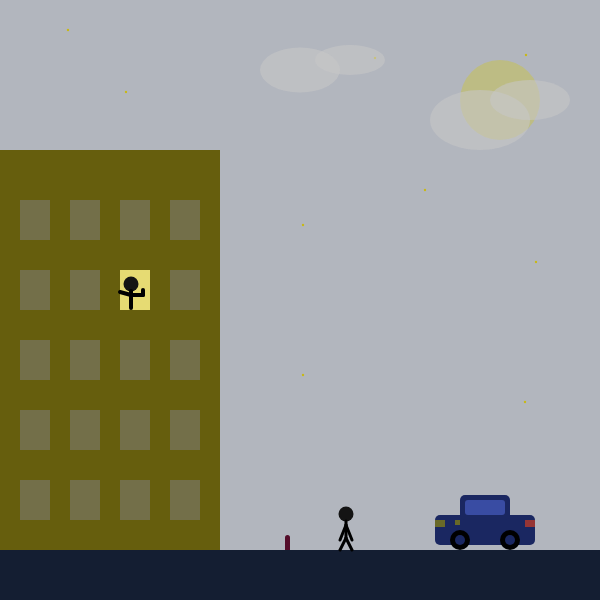
Frame 1 (no input)
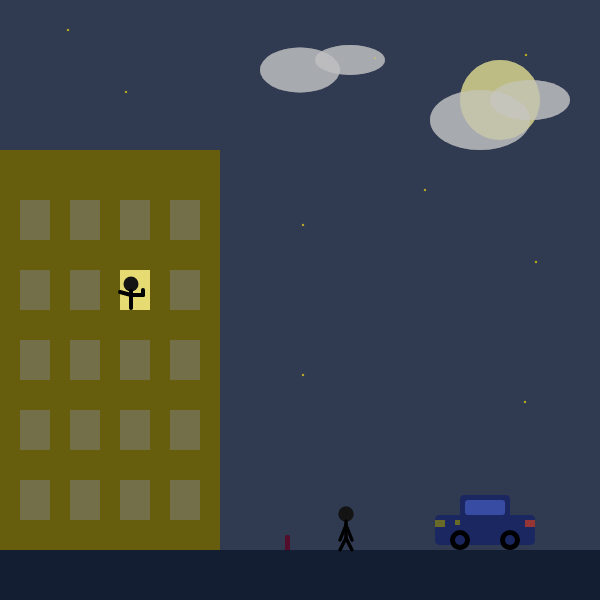
Frame 60 (no input)
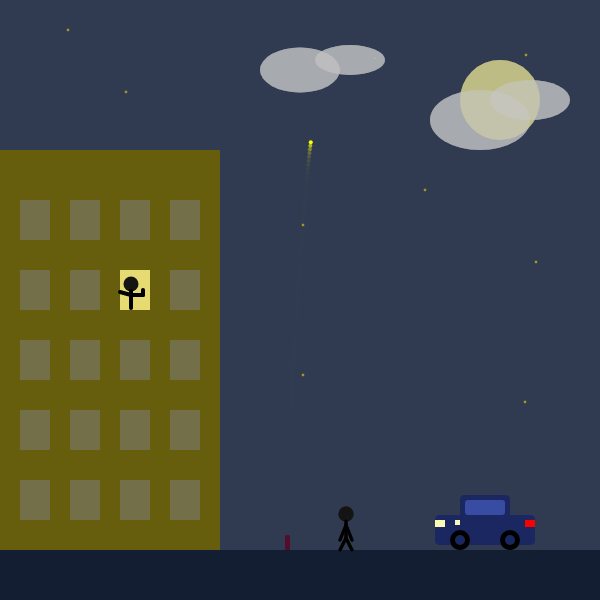
Frame 120 (the mouse pressed at the canvas centre since frame 60)

The p5.js sketch that drew these frames (run headless with seeded random() and noise() and a simulated clock; from frame 60 on, the mouse is pressed at the canvas centre):

// p5.js sketch
// ── sketch.js
let lastTime = 0;

let carAnimation = { lightsTimer: 0, lightsOn: false };
let angryAnimation = { handShakeTimer: 0, handShaking: false };

let tails = [];
let explosions = [];
const colorPalette = [
    { r: 255, g: 255, b: 255 }, // white
    { r: 0, g: 0, b: 255 }, //blue
    { r: 255, g: 0, b: 0 }, // red
    { r: 255, g: 255, b: 0 }, // yellow
    { r: 0, g: 255, b: 0 }, // green
];

function setup() {
    createCanvas(600, 600);
}

function draw() {
    background(50, 60, 80, 95);

    drawBackground();
    drawCar();
    drawTails();

    drawExplosions();
}

function drawExplosions() {
    // if (millis() - lastTime > 1000) {
    //     explosions.push(new Explosion(width / 2, height / 2));
    //     lastTime = millis();
    // }

    explosions.forEach((explosion) => {
        explosion.fly();
    });

    explosions = explosions.filter((explosion) => explosion.active);
}

function drawTails() {
    if (millis() - lastTime > 1000) {
        tails.push(new Tail(285, 530, random(colorPalette)));
        lastTime = millis();
    }

    tails.forEach((tail) => {
        tail.fly();
    });

    tails = tails.filter((tail) => tail.particle.active);
}

function mousePressed() {
    console.log(mouseX, mouseY);
}

function drawBackground() {
    //ground
    noStroke();
    fill(20, 30, 50);
    rect(0, height - 50, width, height - 50);

    //stars
    stroke(199, 184, 26);
    strokeWeight(random(1, 3));
    point(68, 30);
    point(126, 92);
    point(375, 58);
    point(526, 55);
    point(536, 262);
    point(425, 190);
    point(303, 225);
    point(303, 375);
    point(525, 402);

    // building
    fill(102, 94, 13);
    noStroke();
    rect(0, 150, 220, height - 200);
    // windows
    noStroke();
    for (let i = 0; i < 5; i++) {
        for (let j = 0; j < 4; j++) {
            if (i === 1 && j === 2) {
                fill(230, 219, 115);
            } else {
                fill(115, 111, 73);
            }
            rect(20 + j * 50, 200 + i * 70, 30, 40);
        }
    }

    // box
    fill(84, 13, 42);
    rect(285, 535, 5, 15, 5, 5, 0, 0);
}

function drawCar() {
    // car body
    fill(26, 39, 97);
    rect(435, 515, 100, 30, 5, 5);
    // Car roof
    rect(460, 495, 50, 25, 5, 5);
    // windows
    fill(57, 76, 163);
    rect(465, 500, 40, 15, 3, 3);

    // wheels
    fill(0);
    ellipse(460, 540, 20);
    ellipse(510, 540, 20);
    fill(26, 39, 97);
    ellipse(460, 540, 10);
    ellipse(510, 540, 10);

    // lights
    if (millis() - carAnimation.lightsTimer > 1000) {
        carAnimation.lightsOn = !carAnimation.lightsOn;
        carAnimation.lightsTimer = millis();
    }

    if (carAnimation.lightsOn) {
        fill(250, 0, 0); // bright red
        rect(525, 520, 10, 7);
        fill(250, 250, 182); // bright yellow
        rect(435, 520, 10, 7);
        rect(455, 520, 5, 5);
    } else {
        fill(150, 53, 53); //  red
        rect(525, 520, 10, 7);

        fill(105, 105, 40); //  yellow
        rect(435, 520, 10, 7);
        rect(455, 520, 5, 5);
    }

    // person
    fill(20);
    noStroke();
    ellipse(131, 284, 15);

    stroke(0);
    strokeWeight(4);
    line(131, 291, 131, 308);

    line(131, 295, 120, 292); //left arm

    if (millis() - angryAnimation.handShakeTimer > 150) {
        angryAnimation.handShaking = !angryAnimation.handShaking;
        angryAnimation.handShakeTimer = millis();
    }

    if (angryAnimation.handShaking) {
        line(143, 295, 146, 290);
    } else {
        line(143, 295, 143, 290);
    }
    line(131, 295, 143, 295);

    // person 2
    fill(20);
    noStroke();
    ellipse(346, 514, 15);
    // rect(343, 521, 5, 19, 3, 3);
    stroke(0);
    strokeWeight(3);
    line(346, 521, 346, 538);
    line(346, 538, 340, 550);
    line(346, 538, 352, 550);
    line(346, 525, 340, 540);
    line(346, 525, 352, 540);

    // moon
    fill(189, 188, 132);
    noStroke();
    ellipse(500, 100, 80);

    // cloud
    fill(200, 200, 200, 150);
    noStroke();
    ellipse(480, 120, 100, 60);
    ellipse(530, 100, 80, 40);
    ellipse(350, 60, 70, 30);
    ellipse(300, 70, 80, 45);
}

// ── explosion.js
class Explosion {
    constructor(x, y) {
        this.x = x;
        this.y = y;
        this.particles = [];
        this.boom();
        this.active = true;
    }

    boom() {
        for (let i = 0; i < 20; i++) {
            let c = random(colorPalette);
            this.particles.push(
                new Particle({
                    velocity: p5.Vector.random2D().mult(random(0.1, 2)),
                    px: this.x,
                    py: this.y,
                    color: {
                        r: c.r,
                        g: c.g,
                        b: c.b,
                        fadeCoefficient: 10,
                    },
                    createdAt: millis(),
                    gravity: random(0.05, 0.1),
                    strokeWeight: random(2, 4),
                }),
            );
        }
    }

    fly() {
        this.particles.forEach((particle) => {
            particle.update();
            particle.show();
        });

        if (this.particles.every((particle) => !particle.active)) {
            this.active = false;
        }
    }
}

// ── particle.js
class Particle {
    constructor(params) {
        this.position = createVector(params.px, params.py);
        this.velocity = params.velocity;
        this.acceleration = createVector(0, 0);
        this.active = true;
        this.color = params.color;
        this.alpha = 255;
        this.createdAt = params.createdAt;
        this.gravity = params.gravity;
        this.strokeWeight = params.strokeWeight;
    }

    update() {
        this.velocity.add(this.acceleration);
        this.position.add(this.velocity);
        this.acceleration.mult(0);

        // Apply gravity
        this.acceleration.add(createVector(0, this.gravity));
    }

    show() {
        if (millis() - this.createdAt > 500) {
            this.alpha = this.alpha - this.color.fadeCoefficient;
            if (this.alpha <= 0) {
                this.active = false;
            }
        }
        stroke(color(this.color.r, this.color.g, this.color.b, this.alpha));
        strokeWeight(this.strokeWeight);
        point(this.position.x, this.position.y);
    }
}

// ── tail.js
class Tail {
    constructor(x, y) {
        this.x = x;
        this.y = y;
        this.particle = new Particle({
            velocity: createVector(random(-2, 2), random(-6, -10)),
            px: this.x,
            py: this.y,
            color: {
                r: 255,
                g: 255,
                b: 0,
                fadeCoefficient: 0,
            },
            createdAt: millis(),
            gravity: 0.1,
            strokeWeight: 4,
        });
    }

    fly() {
        this.particle.update();
        this.particle.show();

        if (this.particle.velocity.y >= 0) {
            this.particle.active = false;
            explosions.push(
                new Explosion(
                    this.particle.position.x,
                    this.particle.position.y,
                ),
            );
        }
    }
}
